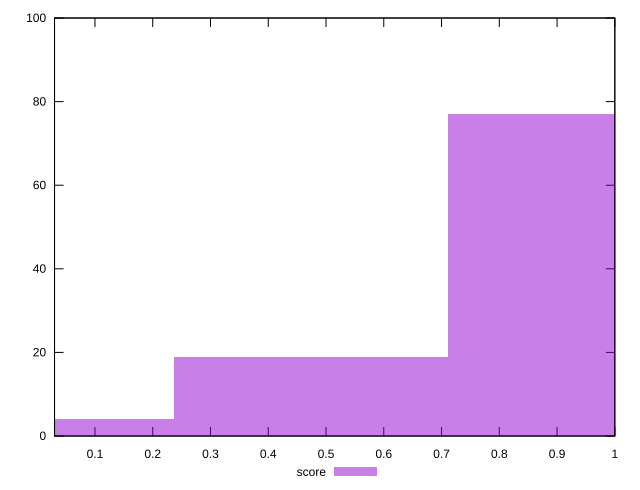

Source code (gnuplot):
reset

$score <<EOF
0.9487175155556986 77
0.4743587577778493 19
0 4
EOF

set key outside below
set boxwidth 0.4743587577778493
set xrange [0.03:1]
set yrange [0:100]
set trange [0:100]
set style fill transparent solid 0.5 noborder
set terminal svg size 640, 490 enhanced background rgb 'white'
set output "report_00015_2021-02-09T16-11-33.973Z/total-blocking-time/samples/pages+cached+noadtech/score/histogram.svg"

plot $score title "score" with boxes

reset
